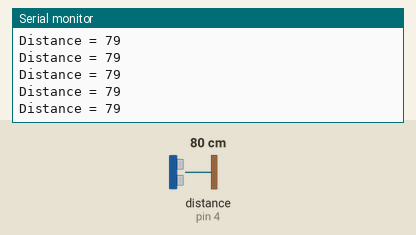
Bench run of a sketch on a simulated Arduino Uno, built with avr-gcc and run on an emulated ATmega328P. Shown: the last lines printed to the serial monitor. Wiring (inferred from the names in the program): ultrasonic range finder: trigger pin 5; echo pin 4. Inputs (shaded band) come from the test bench; at power-on: distance to the obstacle (sensor on pin 4) 80 cm. The echo pulse lasts 58.3 µs per cm.

Above: at 1.2 s.
1.3 s: distance to the obstacle (sensor on pin 4) set to 2 cm
At 1.38 s:
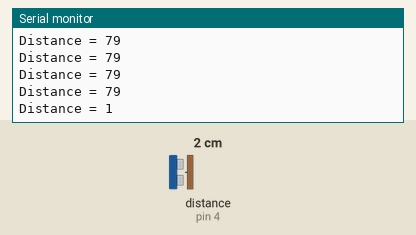
4.3 s: distance to the obstacle (sensor on pin 4) set to 4 cm
At 4.3 s:
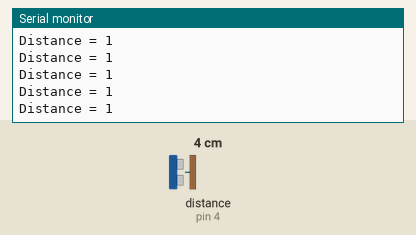
5.8 s: distance to the obstacle (sensor on pin 4) set to 35 cm
At 5.82 s:
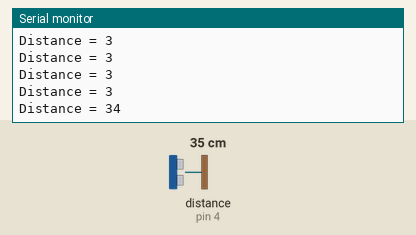
8.8 s: distance to the obstacle (sensor on pin 4) set to 250 cm
At 8.91 s:
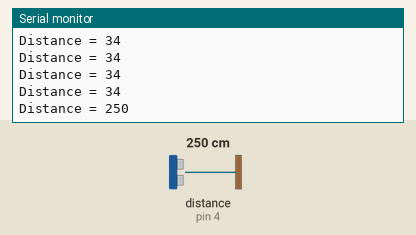
Timing chart, 0 to 11.8 s (numbered marks = the images above; inputs shaded):
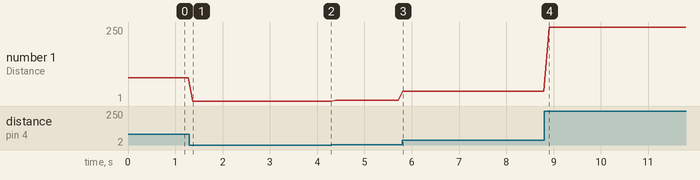

Measured:
- after the input at 1.3 s, the serial monitor: prints a new line after 0.07 s (image 1)
- after the input at 5.8 s, the serial monitor: prints a new line at once (image 3)
- after the input at 8.8 s, the serial monitor: prints a new line after 0.11 s (image 4)
- plotted number 1: 79 → 1 after the input at 1.3 s, 1 → 3 after the input at 4.3 s, 3 → 34 after the input at 5.8 s, 34 → 250 after the input at 8.8 s

The sketch:

hcsr04.ino
```cpp
#define trigPin 5
#define echoPin 4

void setup() {
  Serial.begin (9600);
  pinMode(trigPin, OUTPUT);
  pinMode(echoPin, INPUT);
}

void loop() {

  long duration, distance;
  digitalWrite(trigPin, LOW);
  delayMicroseconds(2);
  digitalWrite(trigPin, HIGH);
  delayMicroseconds(10);
  digitalWrite(trigPin, LOW);
  duration = pulseIn(echoPin, HIGH);
  distance = (duration/2) / 29.1;
  Serial.print("Distance = ");
  Serial.println(distance);
  delay(100);

}
```
